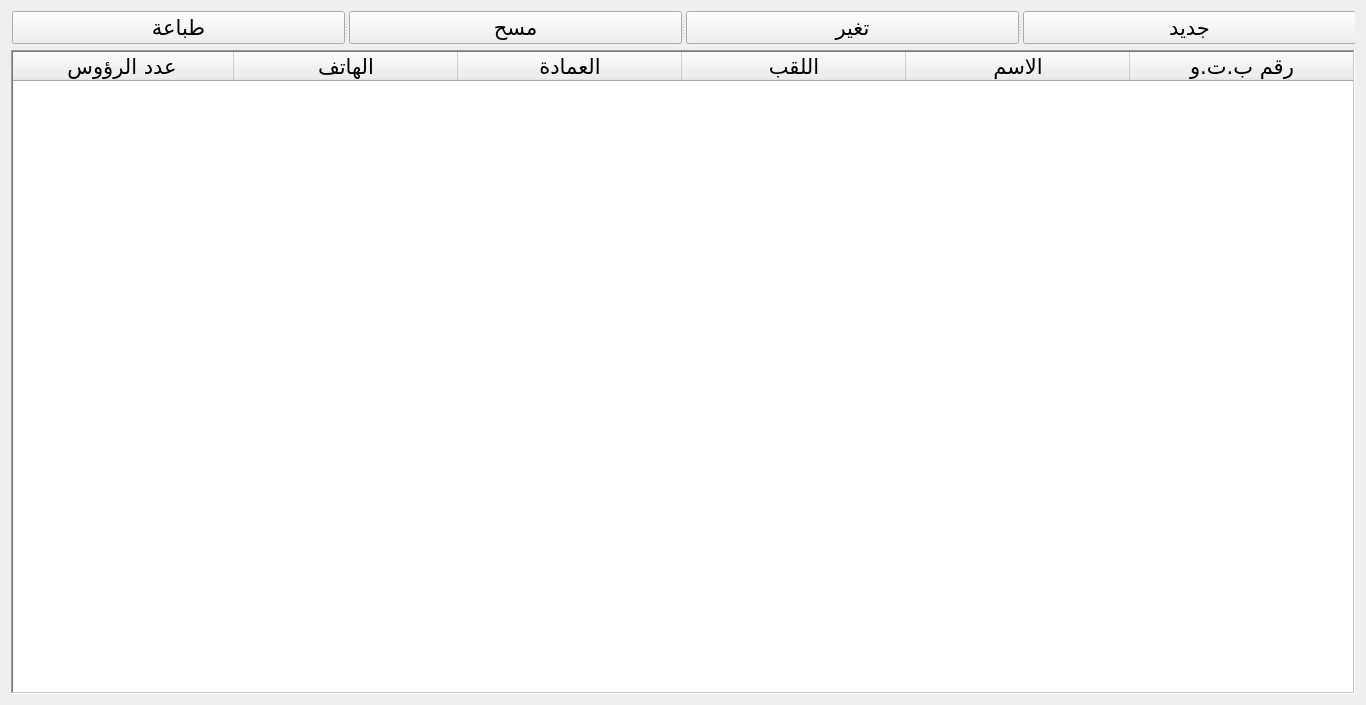
<?xml version="1.0" encoding="UTF-8"?>
<ui version="4.0">
 <class>farmers</class>
 <widget class="QWidget" name="farmers">
  <property name="windowModality">
   <enum>Qt::WindowModal</enum>
  </property>
  <property name="geometry">
   <rect>
    <x>0</x>
    <y>0</y>
    <width>1366</width>
    <height>705</height>
   </rect>
  </property>
  <property name="minimumSize">
   <size>
    <width>0</width>
    <height>0</height>
   </size>
  </property>
  <property name="baseSize">
   <size>
    <width>1366</width>
    <height>705</height>
   </size>
  </property>
  <property name="font">
   <font>
    <family>Arabic Typesetting</family>
    <pointsize>16</pointsize>
   </font>
  </property>
  <property name="windowTitle">
   <string>D.P.A-فلاحة</string>
  </property>
  <property name="windowIcon">
   <iconset resource="../qrc_source/source.qrc">
    <normaloff>:/MainIcon/Image/pngtree-beautiful-wheat-glyph-vector-icon-png-image_2003301.jpg</normaloff>:/MainIcon/Image/pngtree-beautiful-wheat-glyph-vector-icon-png-image_2003301.jpg</iconset>
  </property>
  <property name="layoutDirection">
   <enum>Qt::RightToLeft</enum>
  </property>
  <property name="locale">
   <locale language="Arabic" country="Tunisia"/>
  </property>
  <layout class="QGridLayout" name="gridLayout">
   <item row="2" column="0">
    <widget class="QTableWidget" name="data">
     <property name="font">
      <font>
       <family>Arabic Typesetting</family>
       <pointsize>16</pointsize>
      </font>
     </property>
     <property name="layoutDirection">
      <enum>Qt::RightToLeft</enum>
     </property>
     <property name="locale">
      <locale language="Arabic" country="Tunisia"/>
     </property>
     <property name="frameShape">
      <enum>QFrame::WinPanel</enum>
     </property>
     <property name="frameShadow">
      <enum>QFrame::Sunken</enum>
     </property>
     <property name="horizontalScrollBarPolicy">
      <enum>Qt::ScrollBarAlwaysOff</enum>
     </property>
     <property name="sizeAdjustPolicy">
      <enum>QAbstractScrollArea::AdjustToContents</enum>
     </property>
     <property name="editTriggers">
      <set>QAbstractItemView::NoEditTriggers</set>
     </property>
     <property name="tabKeyNavigation">
      <bool>false</bool>
     </property>
     <property name="showDropIndicator" stdset="0">
      <bool>false</bool>
     </property>
     <property name="dragDropOverwriteMode">
      <bool>false</bool>
     </property>
     <property name="alternatingRowColors">
      <bool>true</bool>
     </property>
     <property name="selectionMode">
      <enum>QAbstractItemView::SingleSelection</enum>
     </property>
     <property name="selectionBehavior">
      <enum>QAbstractItemView::SelectRows</enum>
     </property>
     <property name="sortingEnabled">
      <bool>true</bool>
     </property>
     <property name="cornerButtonEnabled">
      <bool>false</bool>
     </property>
     <attribute name="horizontalHeaderDefaultSectionSize">
      <number>224</number>
     </attribute>
     <attribute name="horizontalHeaderHighlightSections">
      <bool>false</bool>
     </attribute>
     <column>
      <property name="text">
       <string>رقم ب.ت.و</string>
      </property>
     </column>
     <column>
      <property name="text">
       <string>الاسم</string>
      </property>
     </column>
     <column>
      <property name="text">
       <string>اللقب</string>
      </property>
     </column>
     <column>
      <property name="text">
       <string>العمادة</string>
      </property>
     </column>
     <column>
      <property name="text">
       <string>الهاتف</string>
      </property>
     </column>
     <column>
      <property name="text">
       <string>عدد الرؤوس</string>
      </property>
     </column>
    </widget>
   </item>
   <item row="1" column="0">
    <widget class="QSplitter" name="splitter">
     <property name="orientation">
      <enum>Qt::Horizontal</enum>
     </property>
     <widget class="QPushButton" name="new_">
      <property name="text">
       <string>جديد</string>
      </property>
     </widget>
     <widget class="QPushButton" name="change">
      <property name="text">
       <string>تغير</string>
      </property>
     </widget>
     <widget class="QPushButton" name="remove">
      <property name="text">
       <string>مسح</string>
      </property>
     </widget>
     <widget class="QPushButton" name="print">
      <property name="text">
       <string>طباعة</string>
      </property>
     </widget>
    </widget>
   </item>
  </layout>
 </widget>
 <resources>
  <include location="../qrc_source/source.qrc"/>
 </resources>
 <connections/>
</ui>
